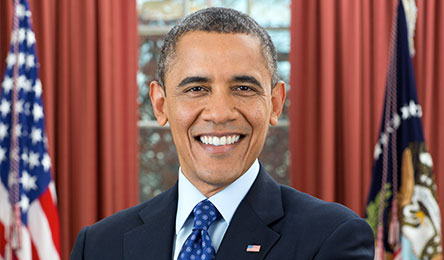
#> input picture SVD/obama.jpg, 444 x 260 px
$ python main.py
#> lines starting #> are read from the running program, lines starting #| are printed output that depends on the picture
### SVD/svd.py
import cv2
import warnings
import numpy as np

class SVD:
    # takes a grey scale image and computes its components
    def __init__(self, image):

        self.image = image
        self.U, self.S, self.V = None, None, None

    def compute(self):
        self.U, self.S, self.V = np.linalg.svd(self.image)
        return self.U, self.S, self.V

    def __reconstruct_normal__(self, iterations):
        index = 0
        recon_matrix = np.zeros(self.image.shape)

        while index < iterations:
            row_v = self.V[index].reshape(1, self.V.shape[1])
            column_u = self.U[:, index].reshape(self.U.shape[0], 1)

            product = np.multiply(row_v, column_u)

            current = np.multiply(self.S[index], product)

            recon_matrix = np.add(recon_matrix, current)

            visual = recon_matrix.astype(np.uint8)

            title = 'Image ' + str(index)

            cv2.imshow(title, visual)

            index += 1

        if cv2.waitKey(1) == ord('q'):
            cv2.destroyAllWindows()

    #TODO: Perform SVD for each channel independently
    # [47 lines left out: function __reconstruct_colour__, not called in this run]

    #TODO: Finish the final setup
    def reconstruct(self, iterations=5):

        if iterations >= len(self.S) or iterations < 0:
            error_text = 'Invalid number of iterations used. Value was reset to {}; image max'.format(len(self.S))
            warnings.warn(error_text)
            iterations = len(self.S)

        # if None in (self.U, self.S, self.V):
        #     raise SystemExit('U, S or V is empty. Make sure compute() was called before reconstruction.')

        if self.U is None or self.S is None or self.V is None:
            raise SystemExit('U, S or V is empty. Make sure compute() was called before reconstruction.')

        self.__reconstruct_normal__(iterations)

### SVD/main.py
from svd import *

image = cv2.imread('obama.jpg')
#> image is the input picture: shape (260, 444, 3); mean B, G, R 89.8, 92.7, 132
grey = cv2.cvtColor(image, cv2.COLOR_RGB2GRAY)
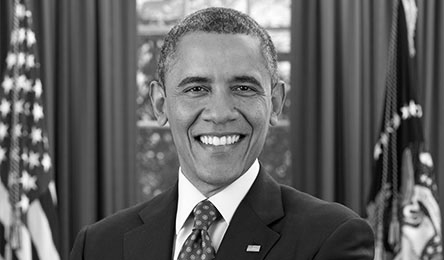
#> grey: shape (260, 444); min 0, max 255, mean 96.3
cv2.imshow('Obama', grey)

# sample = np.array([[0.96, 1.72], [2.28, 0.96]])
svd = SVD(grey)

svd.compute()
#> in compute, `self.U, self.S, self.V = np.linalg.svd(self.image)`:
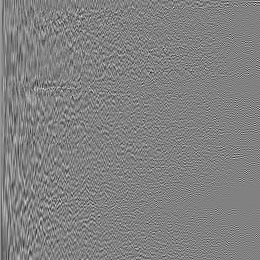
#> self.U: shape (260, 260) float64; min -0.362, max 0.351, mean 0.000207; drawn with min black and max white
#> in compute, `self.U, self.S, self.V = np.linalg.svd(self.image)`:
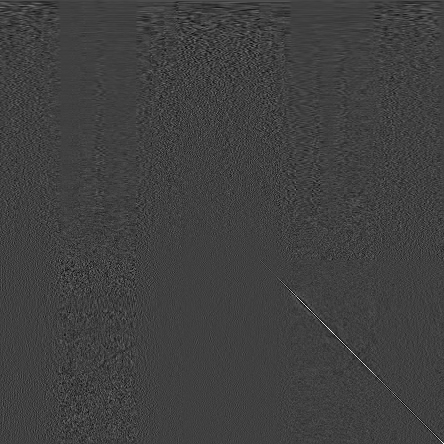
#> self.V: shape (444, 444) float64; min -0.292, max 0.863, mean 0.000101; drawn with min black and max white
#> in compute, `self.U, self.S, self.V = np.linalg.svd(self.image)`: self.S = 260 values, max 34737 at index 0, min 3.19 at index 259, mean 487.3

# [8 lines of commented-out code are left out]

svd.reconstruct(iterations=40)
#> in __reconstruct_normal__, `column_u = self.U[:, index].reshape(self.U.shape[0], 1)`: column_u = 260 values, max 0.0884 at index 6, min 0.0438 at index 259, mean 0.0614
#> in __reconstruct_normal__, `product = np.multiply(row_v, column_u)`:
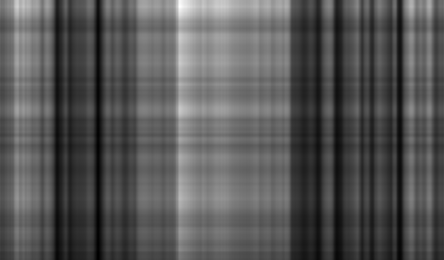
#> product: shape (260, 444) float64; min 0.000458, max 0.00726, mean 0.00277; drawn with min black and max white

# [14 lines of commented-out code are left out]

key = cv2.waitKey(0)

if key == 27:
    cv2.destroyAllWindows()
